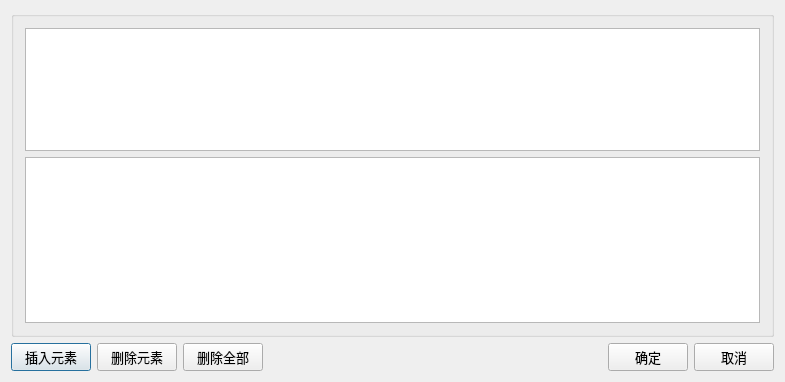
<?xml version="1.0" encoding="UTF-8"?>
<ui version="4.0">
 <class>ZKFeatureDig</class>
 <widget class="QDialog" name="ZKFeatureDig">
  <property name="geometry">
   <rect>
    <x>0</x>
    <y>0</y>
    <width>785</width>
    <height>382</height>
   </rect>
  </property>
  <property name="font">
   <font>
    <family>微软雅黑</family>
    <pointsize>10</pointsize>
   </font>
  </property>
  <property name="windowTitle">
   <string>阻抗特性编辑框</string>
  </property>
  <layout class="QVBoxLayout" name="verticalLayout">
   <item>
    <layout class="QHBoxLayout" name="horizontalLayout">
     <item>
      <widget class="QGroupBox" name="groupBox">
       <property name="sizePolicy">
        <sizepolicy hsizetype="Expanding" vsizetype="Preferred">
         <horstretch>0</horstretch>
         <verstretch>0</verstretch>
        </sizepolicy>
       </property>
       <property name="title">
        <string/>
       </property>
       <layout class="QGridLayout" name="gridLayout_6">
        <item row="0" column="0" colspan="4">
         <widget class="QTableWidget" name="tableWidget_Info">
          <property name="sizePolicy">
           <sizepolicy hsizetype="Expanding" vsizetype="Maximum">
            <horstretch>0</horstretch>
            <verstretch>0</verstretch>
           </sizepolicy>
          </property>
          <property name="minimumSize">
           <size>
            <width>0</width>
            <height>0</height>
           </size>
          </property>
          <property name="maximumSize">
           <size>
            <width>16777215</width>
            <height>150</height>
           </size>
          </property>
          <property name="columnCount">
           <number>0</number>
          </property>
         </widget>
        </item>
        <item row="1" column="0" colspan="4">
         <widget class="QTableWidget" name="tableWidget_Info2">
          <property name="sizePolicy">
           <sizepolicy hsizetype="Expanding" vsizetype="Expanding">
            <horstretch>0</horstretch>
            <verstretch>0</verstretch>
           </sizepolicy>
          </property>
          <property name="minimumSize">
           <size>
            <width>0</width>
            <height>0</height>
           </size>
          </property>
          <property name="maximumSize">
           <size>
            <width>16777215</width>
            <height>16777215</height>
           </size>
          </property>
          <property name="columnCount">
           <number>0</number>
          </property>
         </widget>
        </item>
       </layout>
      </widget>
     </item>
    </layout>
   </item>
   <item>
    <layout class="QGridLayout" name="gridLayout_7">
     <item row="0" column="3">
      <spacer name="horizontalSpacer_4">
       <property name="orientation">
        <enum>Qt::Horizontal</enum>
       </property>
       <property name="sizeHint" stdset="0">
        <size>
         <width>218</width>
         <height>20</height>
        </size>
       </property>
      </spacer>
     </item>
     <item row="0" column="4">
      <widget class="QPushButton" name="pbn_Ok">
       <property name="text">
        <string>确定</string>
       </property>
       <property name="autoDefault">
        <bool>false</bool>
       </property>
      </widget>
     </item>
     <item row="0" column="5">
      <widget class="QPushButton" name="pbn_Cancel">
       <property name="text">
        <string>取消</string>
       </property>
       <property name="autoDefault">
        <bool>false</bool>
       </property>
      </widget>
     </item>
     <item row="0" column="0">
      <widget class="QPushButton" name="pbn_Add">
       <property name="text">
        <string>插入元素</string>
       </property>
      </widget>
     </item>
     <item row="0" column="1">
      <widget class="QPushButton" name="pbn_Del">
       <property name="text">
        <string>删除元素</string>
       </property>
      </widget>
     </item>
     <item row="0" column="2">
      <widget class="QPushButton" name="pbn_DelAll">
       <property name="text">
        <string>删除全部</string>
       </property>
      </widget>
     </item>
    </layout>
   </item>
  </layout>
 </widget>
 <layoutdefault spacing="6" margin="11"/>
 <resources/>
 <connections/>
</ui>
